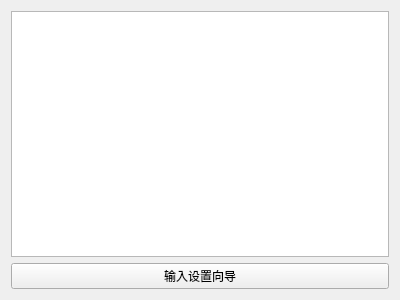
<?xml version="1.0" encoding="UTF-8"?>
<ui version="4.0">
 <class>PageAppSettings</class>
 <widget class="QWidget" name="PageAppSettings">
  <property name="geometry">
   <rect>
    <x>0</x>
    <y>0</y>
    <width>400</width>
    <height>300</height>
   </rect>
  </property>
  <property name="windowTitle">
   <string>Form</string>
  </property>
  <layout class="QVBoxLayout" name="verticalLayout">
   <item>
    <widget class="VTextBrowser" name="textEdit"/>
   </item>
   <item>
    <widget class="QPushButton" name="appWizardButton">
     <property name="text">
      <string>输入设置向导</string>
     </property>
     <property name="icon">
      <iconset resource="../res.qrc">
       <normaloff>:/res/icons/Wizard-96.png</normaloff>:/res/icons/Wizard-96.png</iconset>
     </property>
    </widget>
   </item>
  </layout>
 </widget>
 <customwidgets>
  <customwidget>
   <class>VTextBrowser</class>
   <extends>QTextEdit</extends>
   <header>widgets/vtextbrowser.h</header>
  </customwidget>
 </customwidgets>
 <resources>
  <include location="../res.qrc"/>
 </resources>
 <connections/>
</ui>
